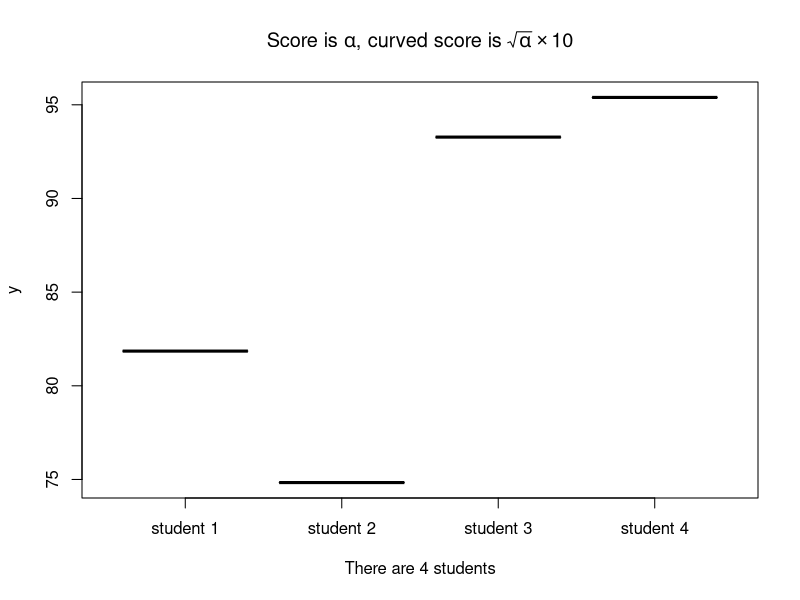

Reproduce this figure in R.

df <- data.frame(names = c("Lucy", "John", "Mark", "Candy"),
                 score = c(67, 56, 87, 91))
df

for (i in 1:4) {
    df$curved[i] <- sqrt(df$score[i])*10
}
df

x <- NULL
for (i in 1:5) {
    x[i] = 2*i
}
x

9 %% 2   # 9 mod 2
9 %/% 2

# y %% x
i <- 0
y <- 9
x <- 2
while (y>=x) {
    y <- y - x
    i <- i + 1
}
y   # modulus
i   # integer division
# why?

watermelon <- T
no.orange <- if (watermelon == TRUE) {
    "Buy 1 orange"
} else {
    print("Buy 6 oranges")   # As seen in class, print() is useless here.
}
no.orange

# I prefer a simple function, ifelse(test, yes, no)
watermelon <- F
ifelse(watermelon == TRUE, yes = "Buy 1 orange", no = "Buy 6 oranges")

# ifelse is vectorized
df$pass <- ifelse(test = df$score >= 65, yes = TRUE, no = FALSE)
df

i <- 0
repeat {print("Because they have watermelons!")
        i <- i + 1
    if (i>=3){
        break
    }
}

i <- 0
y <- 9
x <- 2

repeat {
    # The operation
    y <- y - x
    i <- i + 1
    # Stop criteria
    if (y<x) {
        break
    }
}
i; y

# Using indices from last lecture to change specific entries in R objects
df.copy <- df
df.copy$score[2] <- df.copy$names[3] <- NA
df.copy

is.na(df.copy)

# Total number of cells with missing values
sum(is.na(df.copy))

# Whether a data point (row) is complete
complete.cases(df.copy)

!complete.cases(df.copy)

s <- 1:5
s[c(TRUE, FALSE, TRUE, FALSE, FALSE)]

# Inomplete data points
df.copy[complete.cases(df.copy), ]
# Recall the logical operator "!"

!FALSE

# Taking the average score
mean(df.copy$score)

mean(df.copy$score, na.rm = TRUE)

sum(df.copy$score)
sum(df.copy$score, na.rm = T)

na.omit(df.copy)

# Options in R that deals with missingness
?na.action

Sys.Date()
# Note the standard date format in R

Sys.time() # Eastern Daylight Time

date()

first.hw.post <- as.Date("Oct 4, 2018", tryFormats = "%b %d, %Y")
first.hw.post

first.hw.due <- as.Date("2018년10월11일", tryFormats = "%Y년%m월%d일")
first.hw.due
# Just want to show you that any format can be recognized.
# As long as you can let R know how to read it.

# Help file: Date-time Conversion Functions to and from Character
# ?strptime

first.hw.due - Sys.Date()

as.numeric(Sys.Date())

# Time origin of R
Sys.Date() - as.numeric(Sys.Date())

# How long does it take R to load the survival package
time0 <- proc.time()
library(survival)
proc.time() - time0

format(Sys.Date(), format = "%A %B %d %Y")

# Absolute value
abs(-3)

ceiling(3.14159)

floor(3.14159)

trunc(3.14159)

signif(3.14159, 3)

round(pi, digits = 10)

trunc(9/2)

df

for (i in 1:4){
    df$student.no[i] <- paste("student", i)
#     df$curved.score[i] <- round(sqrt(df$score[i]) * 10)
}

df

str(df)

n <- nrow(df)
plot(as.factor(df$student.no), df$curved,
     # Math symbols in text
     main = expression(paste("Score is ", alpha, ", curved score is ", sqrt(alpha)%*%10)),
     # Variable value in text
     xlab = paste("There are", n, "students"))

df.scores <- df[, c("score", "curved")]; df.scores

apply(df.scores, MARGIN = 2, FUN = mean)

apply(df.scores, MARGIN = 1, FUN = diff)   # diff() calculates the difference - see Section 4.4.4

myarray <- array(1:12, dim = c(2,3,2)); print(myarray)

apply(myarray, MARGIN = c(2, 3), sum)

df

sapply(df, is.numeric)

age=c(1,6,4,5,8,5,4,3)
weight=c(45,65,34)
age

mean(age)

prod(age)

median(age)

var(age)
sd(age)

max(age)
min(age)
range(age)

which.max(age)   #returns the index of the greatest element of x
which.min(age)   #returns the index of the smallest element of x

seq(from = 0, to = 1, by = 0.25)
quantile(1:100, probs = seq(from = 0, to = 1, by = 0.25))
# Returns the specified quantiles.

age
unique(age)   # Gives the vector of distinct values

diff(age)   # Replaces a vector by the vector of first differences

sort(age, decreasing = F)   # Sorts elements into order

order(age)
age[order(age)]   # x[order(x)] orders elements of x

age
cumsum(age)    # Cumulative sums
cumprod(age)   # Cumulative products

cat <- cut(age, breaks = c(-Inf, 2.5, 5.5, Inf))  # Divide continuous variable in factor with n levels
cbind(age, cat)
table(cat)

# Split the variable into categories
age.cat <- split(age, cat)
age.cat

# split() gives a list
str(age.cat)

# lapply: list apply
lapply(age.cat, mean)

# The structure

func_name <- function(argument) {
    statement
}

X.to.the.power.of.Y <- function(y, x){
    x^y
}
X.to.the.power.of.Y(x = 3, y = 2)
X.to.the.power.of.Y(3, 2)     # Following a question in class, note the difference.

df.scores

# The following code does not work
# apply(df.scores, MARGIN = 2, FUN = ^2)

# Instead we can do
my.fun <- function(x){x^2}
apply(df.scores, MARGIN = 2, FUN = my.fun)

# Two inputs, y and x, so two arguments

# Option 1 - use %% and %/% operators
modulus1 <- function(y, x){
    mod <- y %% x
    int.div <- y %/% x
    return(list(modulus=mod, integer.division=int.div))
}
out1 <- modulus1(y = 9, x = 2)
# print(out1)
out1
str(out1)

out1$modulus
# out1$integer.division

out1$integer.division

# Option 2 - use trunc() or floor()

modulus2 <- function(y, x){
    mod <- trunc(y/x)     # or floor(y/x)
    int.div <- y - x * mod
    return(c(modulus=mod, integer.division=int.div))
}
out2 <- modulus2(9, 2)
print(out2)
str(out2)

out2[1]
out2[2]

out2["modulus"]

attr(out2, "names")

# Option 3 - use loops

modulus3 <- function(y, x){
    i <- 0
    while (y>=x){
        y <- y - x
        i <- i + 1
    }
    return(cat("modulus=", y, ", Integer division=", i)) # modulus
}

# I want modulus(y, x) to give me 'y mod x' for any integers y and x.
out3 <- modulus3(9, 2)

# Note that without printing out3, the result is already shown.

9%%2

9%/%2


